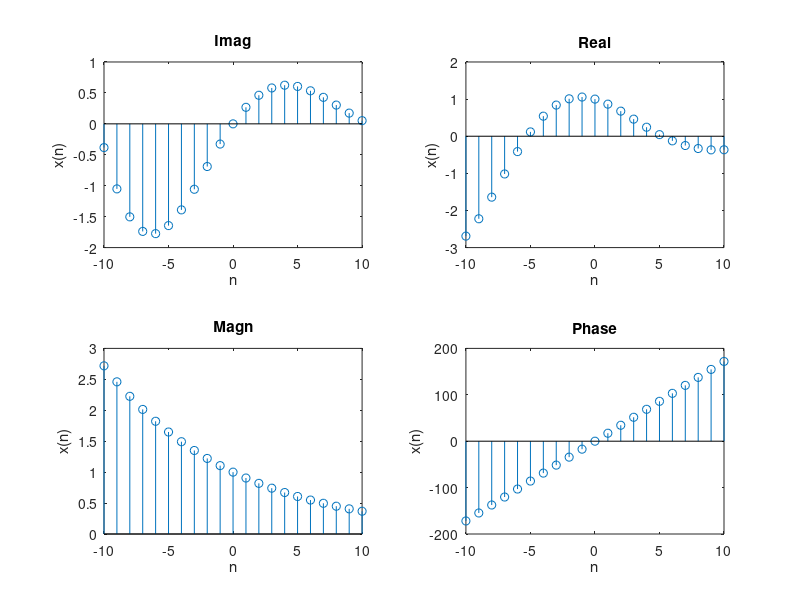

MATLAB code to generate this figure:
% 한밭대학교 20191780 육정훈

n = -10:10;
x1 = exp(-0.1 * n);
x2 = x1 .* sin(0.3 * n);
x3 = x1 .* cos(0.3 * n);
x4 = 0.3 * n * 180 / pi

subplot(2, 2, 1), stem(n, x2); title('Imag'); xlabel('n'); ylabel('x(n)');
subplot(2, 2, 2), stem(n, x3); title('Real'); xlabel('n'); ylabel('x(n)');
subplot(2, 2, 3), stem(n, x1); title('Magn'); xlabel('n'); ylabel('x(n)');
subplot(2, 2, 4), stem(n, x4); title('Phase'); xlabel('n'); ylabel('x(n)');
